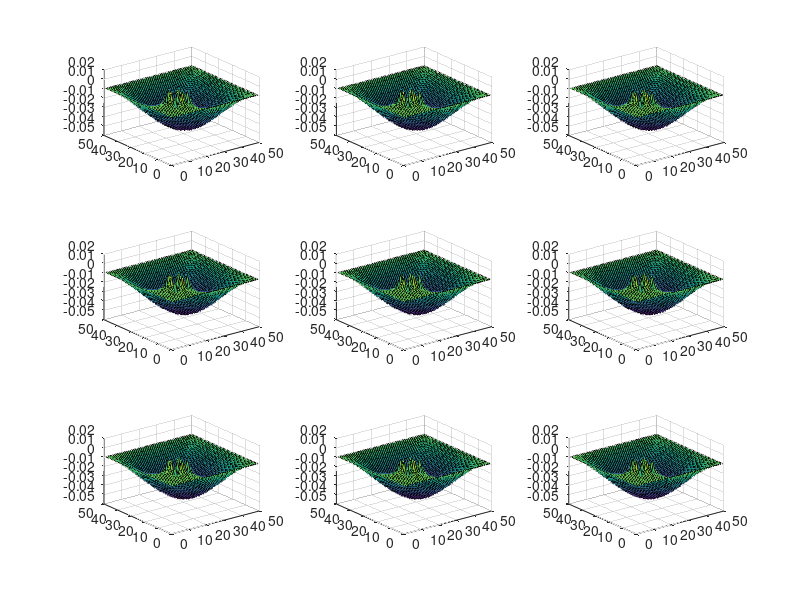

Write the MATLAB code that produced this figure.
nx = 50;
ny = 50;

V = zeros(1, nx*ny);
G = sparse(nx*ny, nx*ny);

for i = 1:nx
    for j = 1 : ny
        n = i + (j-1)*ny;
        
        if i == 1
            G(n,:) = 0;
            G(n,n) = 1;
        elseif i == nx
            G(n,:) = 0;
            G(n,n) = 1;
        elseif j == 1
            
            G(n,:) = 0;
            G(n,n) = 1;
        elseif j == ny
            G(n,:) = 0;
            G(n,n) = 1;
        else
            nxm = i + (j-2)*ny;
            nxp = i + (j)*ny;
            nym = i-1 + (j-1)*ny;
            nyp = i+1 + (j-1)*ny;

            G(n,n) = -4;
            
            if(i > 10 & i < 20 & j > 10 & j < 20)
                G(n,n) = -2;
            end
            
            G(n,nxm) = 1;
            G(n,nxp) = 1;
            G(n,nym) = 1;
            G(n,nyp) = 1;
            
        end
    end
end

spy(G)

[E,D] = eigs(G,9,'SM');

E1 = reshape(E(:,1), [nx, ny]);
E2 = reshape(E(:,1), [nx, ny]);
E3 = reshape(E(:,1), [nx, ny]);
E4 = reshape(E(:,1), [nx, ny]);
E5 = reshape(E(:,1), [nx, ny]);
E6 = reshape(E(:,1), [nx, ny]);
E7 = reshape(E(:,1), [nx, ny]);
E8 = reshape(E(:,1), [nx, ny]);
E9 = reshape(E(:,1), [nx, ny]);

subplot(3, 3, 1);
surf(E1);
subplot(3, 3, 2);
surf(E2);
subplot(3, 3, 3);
surf(E3);
subplot(3, 3, 4);
surf(E4);
subplot(3, 3, 5);
surf(E5);
subplot(3, 3, 6);
surf(E6);
subplot(3, 3, 7);
surf(E7);
subplot(3, 3, 8);
surf(E8);
subplot(3, 3, 9);
surf(E9);

            
            